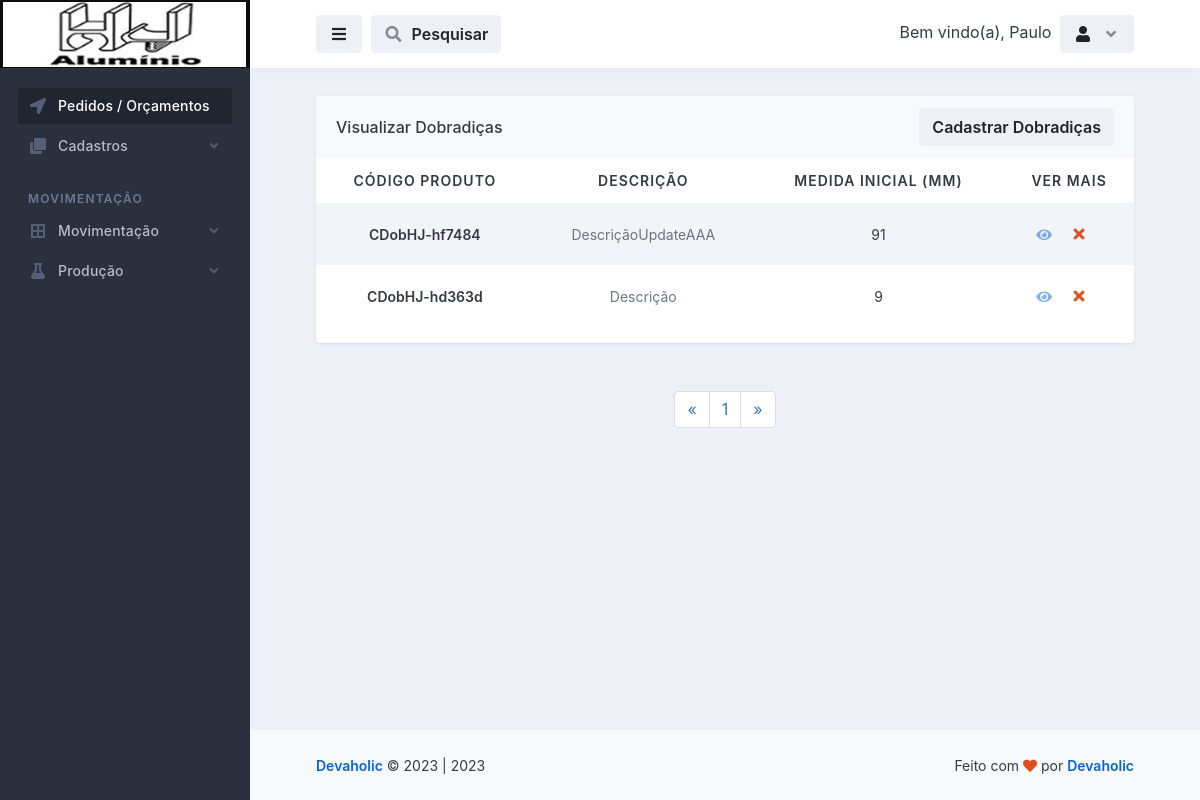
The app's page /dobradicas/visualizar_dobradicas.php (signed in) with its own data.
### tables this page shows
CREATE TABLE `logado` (
  `id` int(11) NOT NULL,
  `nome` varchar(50) NOT NULL,
  `email` varchar(100) NOT NULL,
  `senha` varchar(50) NOT NULL,
  `parceiro_colaborador` varchar(100) NOT NULL,
  `cpf` int(100) NOT NULL,
  `rg` int(20) NOT NULL,
  `cep` int(20) NOT NULL,
  `endereco` varchar(100) NOT NULL,
  `telefone` varchar(50) NOT NULL,
  `complemento` varchar(100) NOT NULL,
  `bairro` varchar(100) NOT NULL,
  `cidade` varchar(100) NOT NULL,
  `uf` varchar(20) NOT NULL,
  `nascimento` varchar(100) NOT NULL,
  `nivel` varchar(20) NOT NULL
);

CREATE TABLE `dobradicas` (
  `id` int(11) NOT NULL,
  `descricao` varchar(255) NOT NULL,
  `codigo_produto` varchar(100) NOT NULL,
  `medida_inicial` decimal(10,0) NOT NULL,
  `medida_final` decimal(10,0) NOT NULL,
  `quantidade_de_furos` int(11) NOT NULL,
  `distancia_primeiro_furo` int(11) NOT NULL,
  `ultima_alteracao` date NOT NULL,
  `ativo` varchar(20) NOT NULL
);

### database.php (called while the page is built, shortened)
<?php
    class database
    {
        public $server = 'localhost';
        public $user = 'root';
        public $pass = '';
        public $bdn = 'maxportas';
        public function __construct()
        {
            try{
            $this->conn = new PDO('mysql:host='.$this->server.'; dbname='.$this->bdn, $this->user, $this->pass);
            } catch(PDOException $e){
                echo "Error $e";
            }
        }
    }
?>

### controllers/controllers_dobradicas.php (called while the page is built, shortened)
<?php
    include "../database.php";
class controllers_dobradicas extends database
{
    public function selecionar_dobradicas()
    {
        $selecionar_dobradicas = $this->conn->prepare("SELECT * FROM dobradicas ORDER BY id DESC");
        $selecionar_dobradicas->execute();
        $resuldobradicas = $selecionar_dobradicas->fetchAll(PDO::FETCH_ASSOC);
        return $resuldobradicas;
    }
}
?>

### dobradicas/visualizar_dobradicas.php (the view, shortened to what this page needs)
<?php
$servidor = "localhost";
$usuario = "root";
$senha = "";
$dbname = "maxportas";
$conn = mysqli_connect($servidor, $usuario, $senha, $dbname);
$pagina = (isset($_GET['pagina']))? $_GET['pagina'] : 1;
$result_dobradicas = "SELECT * FROM dobradicas ORDER BY id DESC";
$resultado_dobradicas = mysqli_query($conn, $result_dobradicas);
$total_dobradicas = mysqli_num_rows($resultado_dobradicas);
$quantidade_pg = 10;
$num_pagina = ceil($total_dobradicas/$quantidade_pg);
$incio = ($quantidade_pg*$pagina)-$quantidade_pg;
$result_dobradicas = "SELECT * FROM dobradicas ORDER BY id DESC limit $incio, $quantidade_pg";
$resultado_dobradicas = mysqli_query($conn, $result_dobradicas);
?>
<!doctype html>
<html lang="en">
  <head>
    <link rel="stylesheet" id="css-main" href="../assets/css/dashmix.min.css">
    <link rel="stylesheet" href="../assets/css/pagination.css">
  </head>
  <body>
    <div id="page-container" class="sidebar-o sidebar-dark enable-page-overlay side-scroll page-header-fixed main-content-narrow">
    <?php require_once "../template/sidebar.php" ?>
<header id="page-header">
    <div class="content-header">
    <div class="space-x-1">
        <button type="button" class="btn btn-alt-secondary" data-toggle="layout" data-action="sidebar_toggle">
        <i class="fa fa-fw fa-bars"></i>
        </button>
            <button type="button" class="btn btn-alt-secondary" data-toggle="layout" data-action="header_search_on">
              <i class="fa fa-fw opacity-50 fa-search"></i> <span class="ms-1 d-none d-sm-inline-block">Pesquisar</span>
            </button>
    </div>
    <?php require_once "../template/btn_logout.php"; ?>
    </div>
</header>
      <main id="main-container">
        <div class="content content-full content-boxed">
          <div class="row">
            <div class="col-md-12">
              <div class="block block-rounded block-mode-loading-refresh">
                <div class="block-header block-header-default">
                  <h3 class="block-title">
                    Visualizar Dobradiças
                  </h3>
                  <a class="btn btn-alt-secondary" href="dobradicas.php">
                    Cadastrar Dobradiças
                  </a>
                </div>
                <div class="table-responsive">
                  <table class="table table-striped table-hover table-borderless table-vcenter fs-sm">
                  <?php
                    require_once "../controllers/controllers_dobradicas.php";
                    $selecionar_dobradicas = new controllers_dobradicas();
                    $result_dobradicas = $selecionar_dobradicas->selecionar_dobradicas();
                    if(count($result_dobradicas) > 0)
                    { ?>
                    <thead style="text-align: center;">
                      <tr class="text-uppercase">
                        <th>Código Produto</th>
                        <th>Descrição</th>
                        <th>Medida Inicial (mm)</th>
                        <th>Ver Mais</th>
                      </tr>
                    </thead>
                    <?php }?>
                    <tbody style="text-align: center;">
                        <?php
                            require_once "../controllers/controllers_dobradicas.php";
                            $selecionar_dobradicas = new controllers_dobradicas();
                            $result_dobradicas = $selecionar_dobradicas->selecionar_dobradicas();
                            if(count($result_dobradicas) > 0)
                            {
                              while($row_dobradicas = mysqli_fetch_assoc($resultado_dobradicas)){ ?>
                                <tr style="text-align: center;">
                                  <td>
                                      <span class="fw-semibold"><?php echo $row_dobradicas['codigo_produto']; ?></span>
                                  </td>
                                  <td>
                                    <span class="fs-sm text-muted"><?php echo $row_dobradicas['descricao'];?></span>
                                  </td>
                                  <td>
                                    <?php echo $row_dobradicas['medida_inicial']; ?>
                                  </td>
                                  <td class="text-center text-nowrap fw-medium" style="display: flex; justify-content: center; align-items: center;">
                                    <a href="vermais_dobradicas.php?view_dobradicas=<?php $idCriptografado = base64_encode($row_dobradicas['id']); echo $idCriptografado;?>">
                                        <i class="fa fa-eye me-1 opacity-50"></i>
                                    </a>
                                    <?php
                                       echo "<button class='btn' onclick='abrirModal(".$row_dobradicas['id'].")'><i class='fa fa-fw fa-times text-danger'></i></button>";
                                    ?>
                                  </td>
                                </tr>
                          <?php } } else { echo "<h1>Nenhum registo encontrado!</h1>"; } ?>
                    </tbody>
                  </table>
                </div>
                </div>
                <?php
                  $pagina_anterior = $pagina - 1;
                  $pagina_posterior = $pagina + 1;
                ?>
                <nav class="text-center">
                  <ul class="pagination">
                    <li>
                      <?php
                      if($pagina_anterior != 0){ ?>
                        <a href="visualizar_dobradicas.php?pagina=<?php echo $pagina_anterior; ?>" aria-label="Previous">
                          <span aria-hidden="true">&laquo;</span>
                        </a>
                      <?php }else{ ?>
                        <span aria-hidden="true">&laquo;</span>
                      <?php }  ?>
                    </li>
                    <?php
                    for($i = 1; $i < $num_pagina + 1; $i++){ ?>
                      <li><a href="visualizar_dobradicas.php?pagina=<?php echo $i; ?>"><?php echo $i; ?></a>
                      </li>
                    <?php } ?>
                    <li>
                      <?php
                      if($pagina_posterior <= $num_pagina){ ?>
                        <a href="visualizar_dobradicas.php?pagina=<?php echo $pagina_posterior; ?>" aria-label="Previous">
                          <span aria-hidden="true">&raquo;</span>
                        </a>
                      <?php }else{ ?>
                        <span aria-hidden="true">&raquo;</span>
                      <?php }  ?>
                    </li>
                  </ul>
                </nav>
              </div>
        </div>
      </main>
      <?php require_once "../template/footer.php" ?>
    </div>
  </body>
</html>

### template/btn_logout.php (shortened to what this page needs)
<?php
    include "../conexao-bd.php";
    $email = $_SESSION['email'];
    $selecinarUserLogado = $conn->prepare("SELECT * FROM logado WHERE email = :email");
    $selecinarUserLogado->bindValue(':email', $email);
    $selecinarUserLogado->execute();
    $row = $selecinarUserLogado->fetch(PDO::FETCH_ASSOC);
?>
<div class="space-x-1">
    <div class="dropdown d-inline-block">
        <span class="d-sm-inline-block">Bem vindo(a), <?php echo $row['nome']; ?></span>
    </div>
    <div class="dropdown d-inline-block">
    <button type="button" class="btn btn-alt-secondary" id="page-header-user-dropdown" data-bs-toggle="dropdown" aria-haspopup="true" aria-expanded="false">
        <i class="fa fa-fw fa-user"></i>
        <i class="fa fa-fw fa-angle-down opacity-50 ms-1 d-none d-sm-inline-block"></i>
    </button>
    </div>
</div>

### assets/css/pagination.css (style rules this page uses)
.pagination { display:inline-block;padding-left:0;margin:20px 0;border-radius:4px }
.pagination>li { display:inline }
.pagination>li>a,.pagination>li>span { position:relative;float:left;padding:6px 12px;margin-left:-1px;line-height:1.42857143;color:#337ab7;text-decoration:none;background-color:#fff;border:1px solid #ddd }
.pagination>li:first-child>a,.pagination>li:first-child>span { margin-left:0;border-top-left-radius:4px;border-bottom-left-radius:4px }
.pagination>li:last-child>a,.pagination>li:last-child>span { border-top-right-radius:4px;border-bottom-right-radius:4px }

### records on screen
logado: nome "Paulo"
dobradicas: codigo_produto "CDobHJ-hf7484", descricao "DescriçãoUpdateAAA", medida_inicial "91"
dobradicas: codigo_produto "CDobHJ-hd363d", descricao "Descrição", medida_inicial "9"

### other values on screen
Date('Y') "2023"
